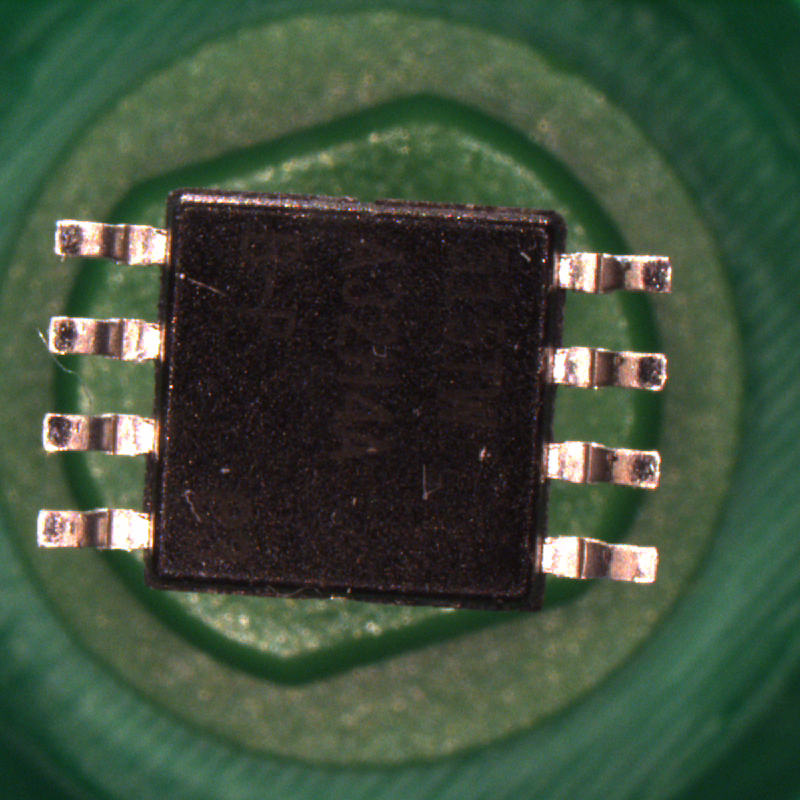
#> input picture utils/testimages/orientation_bed_atmega_SO8_green.png, 800 x 800 px
$ python ImageProcessingCaller.py
#> lines starting #> are read from the running program, lines starting #| are printed output that depends on the picture; after the words box and inside, x2 and y2 are one past the last pixel; in counts of white or black regions, pixels touching at a corner belong together
### octoprint_OctoPNP/ImageProcessing.py
# -*- coding: utf-8 -*-
"""
    This file is part of OctoPNP

    OctoPNP is free software: you can redistribute it and/or modify
    it under the terms of the GNU General Public License as published by
    the Free Software Foundation, either version 3 of the License, or
    (at your option) any later version.

    OctoPNP is distributed in the hope that it will be useful,
    but WITHOUT ANY WARRANTY; without even the implied warranty of
    MERCHANTABILITY or FITNESS FOR A PARTICULAR PURPOSE.  See the
    GNU General Public License for more details.

    You should have received a copy of the GNU General Public License
    along with OctoPNP.  If not, see <http://www.gnu.org/licenses/>.

    Main author: Florens Wasserfall <wasserfall@kalanka.de>
"""

import os
from collections import namedtuple
import cv2
import numpy as np


class ImageProcessing:

    # pylint: disable=too-many-instance-attributes
    def __init__(self, box_size, bed_cam_binary_thresh, head_cam_binary_thresh):
        self.box_size = box_size
        self.bed_binary_thresh = bed_cam_binary_thresh
        self.head_binary_thresh = head_cam_binary_thresh
        # self.lower_mask_color = np.array([22,28,26]) # green default
        # self.upper_mask_color = np.array([103,255,255])
        self.lower_mask_color = np.array([0, 85, 76])
        self.upper_mask_color = np.array([100, 255, 255])
        self._img_path = ""
        self._last_saved_image_path = None
        self._last_error = ""
        self._interactive = False
        self._debug = True

    def SetInteractive(self, val):
        self._interactive = val

    # Locates a part in a box. Box size must be given to constructor. Image must contain only one
    # box with white background. Returns displacement with respect to the center of the box if
    # a part is detected, False otherwise. boolean relative_to_camera sets wether the offset should
    # be relative to the box or to the camera.
    # =============================================================================================
    # [70 lines left out: function locatePartInBox, not called in this run]

    # Get part orientation by computing a rotated bounding box around contours
    # and determining the main orientation of this box
    # Returns the angle of main edges relativ to the
    # next main axis [-45°:45°]
    def getPartOrientation(self, img_path, offset=0):
#> called with offset = 55.65
        self._img_path = img_path
        result = False

        # open image file
        img = cv2.imread(img_path, cv2.IMREAD_COLOR)
#> img is the input picture: shape (800, 800, 3); mean B, G, R 59.6, 78.9, 62.7

        mask = self._maskBackground(img)

        # we should use actual object size here
        rect = self._rotatedBoundingBox(img, 50, namedtuple('','min max')(0.005, 0.7), mask)

        if rect:
            # draw rotated bounding box for visualization
            box = cv2.boxPoints(rect)
            box = np.int0(box)
            cv2.drawContours(img, [box], 0, (0, 0, 255), 2)

            # compute rotation offset
            rotation = rect[2] - offset
            # normalize to positive PI range
            if rotation < 0:
                rotation = (rotation % -180) + 180

            rotation = rotation % 90
            result = -rotation if rotation < 45 else 90 - rotation

            if self._debug:
                print("Part deviation measured by bed camera: " + str(result))
        else:
            self._last_error = "Unable to locate part for finding the orientation"
            if self._debug:
                print(self._last_error)
            result = False

        if self._interactive:
            cv2.imshow("contours", img)
            cv2.waitKey(0)

        # save result as image for GUI
        filename = "/orientation_" + os.path.basename(self._img_path)
        orientation_img_path = os.path.dirname(self._img_path) + filename
        cv2.imwrite(orientation_img_path, img)
        self._last_saved_image_path = orientation_img_path

        return result

    # Find the position of a (already rotated) part. Returns the offset between the
    # center of the image and the parts center of mass, 0,0 if no part is detected.
    # ==============================================================================
    # [48 lines left out: functions getPartPosition, getLastSavedImagePath, not called in this run]

    # ==============================================================================
    def getLastErrorMessage(self):
        return self._last_error

    # ==============================================================================
    # [71 lines left out: functions __getRectPoints, _rotatedBoundingBox, not called in this run]

    # Compute a binary image / mask by removing all pixels in the given color range
    # mask_corners: remove all pixels outside a circle touching the image boundaries
    #      to crop badly illuminated corners
    # ==============================================================================
    def _maskBackground(self, img, mask_corners=True):
#> called with mask_corners = True
        h, w, _ = np.shape(img)
#> h = 800; w = 800

        blur_img = cv2.blur(img, (5, 5))
        hsv = cv2.cvtColor(blur_img, cv2.COLOR_BGR2HSV)
#> hsv: shape (800, 800, 3); mean H, S, V 66.2, 89.6, 82.5

        # create binary mask by finding background color range
        mask = cv2.inRange(hsv, self.lower_mask_color, self.upper_mask_color)
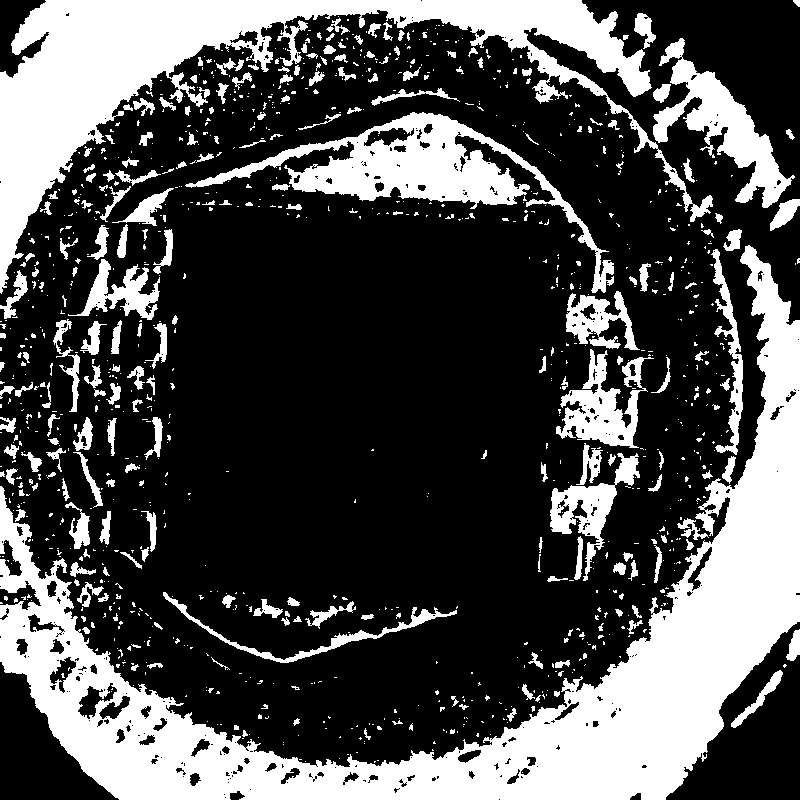
#> mask: shape (800, 800); 30.5% white; 1079 white regions (841 under 20 px), largest, box (x1, y1, x2, y2) and area: (0, 245, 800, 800) 88323, (0, 0, 713, 294) 44244, (185, 112, 614, 293) 14839
        # remove the corners from mask since they are prone to illumination problems
        if mask_corners:
            circle_mask = np.zeros((h, w), np.uint8)
            circle_mask[:, :] = 255
            cv2.circle(
                circle_mask,
                (int(w / 2), int(h / 2)),
                min(int(w / 2), int(h / 2)),
                0,
                -1,
            )
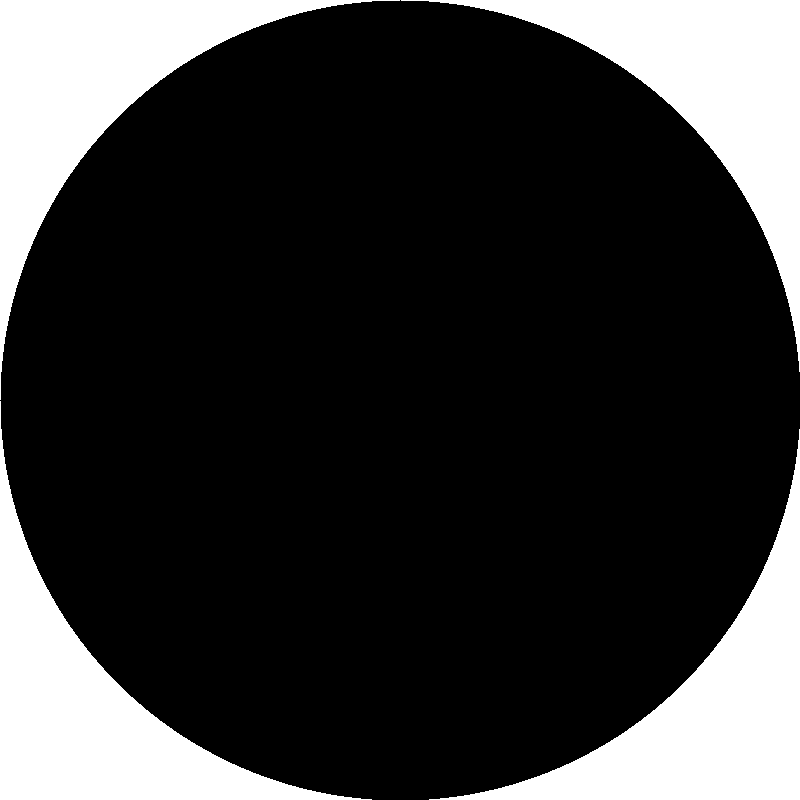
#> circle_mask: shape (800, 800); 21.5% white; 4 white regions, box (x1, y1, x2, y2) and area: (0, 0, 400, 400) 34744, (401, 0, 800, 372) 34344, (0, 401, 372, 800) 34344, (429, 429, 800, 800) 33945
            mask = cv2.bitwise_or(mask, circle_mask)
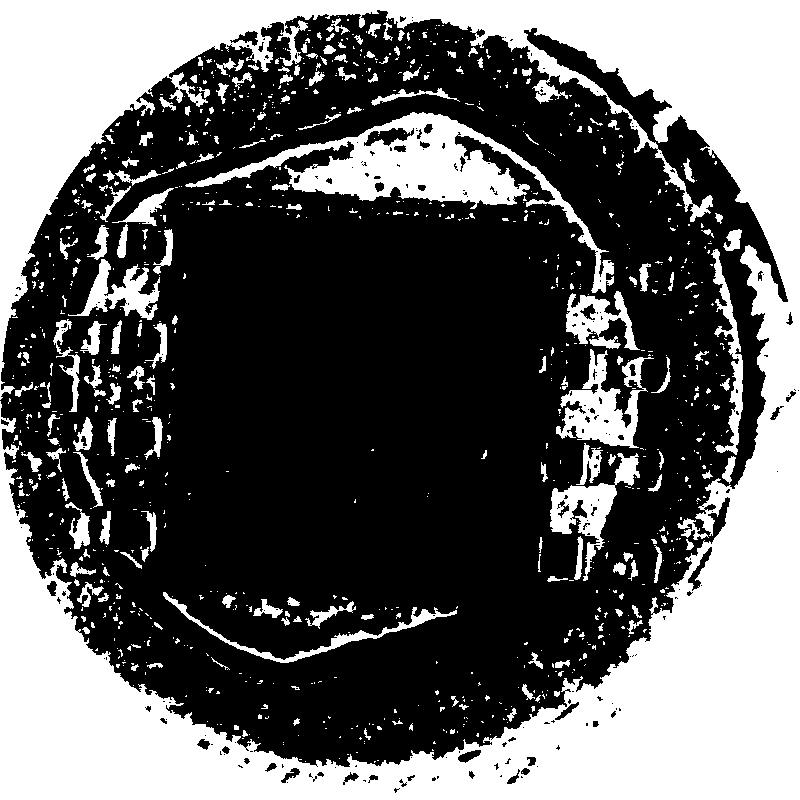
#> mask: shape (800, 800); 38.4% white; 1012 white regions (799 under 20 px), largest, box (x1, y1, x2, y2) and area: (0, 0, 800, 800) 193943, (185, 112, 614, 293) 14839, (556, 349, 654, 448) 4108
        # invert mask to get white objects on black background
        # inverse_mask = 255 - mask

        if self._interactive:
            cv2.imshow("binary mask", mask)
            cv2.waitKey(0)

        return mask

### octoprint_OctoPNP/ImageProcessingCaller.py
# -*- coding: utf-8 -*-

""" This file is part of OctoPNP

    This is a test script to execute the imageprocessing-steps independent from the main software
    and particularly without a running printer.

    Main author: Florens Wasserfall <wasserfall@kalanka.de>
"""

import time
import ImageProcessing

im = ImageProcessing.ImageProcessing(15.0, 120, 120)


start_time = time.time()

im.SetInteractive(True)
# im.locatePartInBox("../utils/testimages/head_atmega_SO8.png", False)
# im.locatePartInBox("../utils/testimages/head_atmega_SO8_2.png", False)
# print im.getPartOrientation("../utils/testimages/bed_atmega_SO8_rotated.png", 30)
#> (the run stopped early here; a loop or call above may not have finished)
